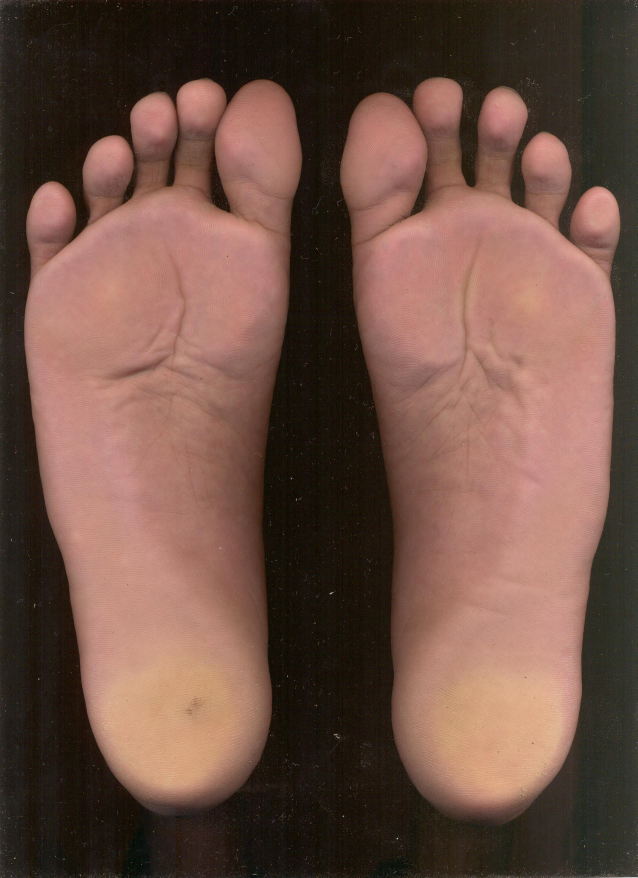
#> input picture img/test/1-3.jpg, 2550 x 3510 px (shown at 1/4 size)
$ python inspect_image.py ../../img/test/1-3.jpg
#> lines starting #> are read from the running program, lines starting #| are printed output that depends on the picture
### src/features/denoise.py
from __future__ import annotations

from dataclasses import dataclass
from typing import Callable

import numpy as np
from scipy.ndimage import median_filter
from scipy.signal import wiener


FilterFn = Callable[[np.ndarray], np.ndarray]


@dataclass(frozen=True)
class FilterbankConfig:
    use_bm3d: bool = True


def _ensure_float32(channel: np.ndarray) -> np.ndarray:
    array = np.asarray(channel, dtype=np.float32)
    if array.ndim != 2:
        raise ValueError("Expected a 2D single-channel image")
    return np.clip(array, 0.0, 1.0).astype(np.float32, copy=False)


def _finalize(channel: np.ndarray) -> np.ndarray:
    return np.clip(np.nan_to_num(channel, nan=0.0, posinf=1.0, neginf=0.0), 0.0, 1.0).astype(np.float32, copy=False)


def denoise_lpa_ici(channel: np.ndarray) -> np.ndarray:
    channel = _ensure_float32(channel)
    try:
        from bm3d import bm3d
    except ImportError as exc:
        raise ImportError("bm3d is required for the LPA-ICI filter. Install it with `pip install bm3d`.") from exc

    denoised = bm3d(channel, sigma_psd=0.02)
    return _finalize(np.asarray(denoised, dtype=np.float32))


def denoise_median3(channel: np.ndarray) -> np.ndarray:
    channel = _ensure_float32(channel)
    return _finalize(median_filter(channel, size=3).astype(np.float32, copy=False))


def denoise_wiener3(channel: np.ndarray) -> np.ndarray:
    channel = _ensure_float32(channel)
    return _finalize(wiener(channel, mysize=3).astype(np.float32, copy=False))


def denoise_wiener5(channel: np.ndarray) -> np.ndarray:
    channel = _ensure_float32(channel)
    return _finalize(wiener(channel, mysize=5).astype(np.float32, copy=False))


def get_filterbank(config: FilterbankConfig | None = None) -> list[tuple[str, FilterFn]]:
    cfg = config or FilterbankConfig()
    filterbank: list[tuple[str, FilterFn]] = []
    if cfg.use_bm3d:
        filterbank.append(("lpa_ici", denoise_lpa_ici))
    filterbank.extend(
        [
            ("median3", denoise_median3),
            ("wiener3", denoise_wiener3),
            ("wiener5", denoise_wiener5),
        ]
    )
    return filterbank


def apply_filterbank_rgb(
    image_rgb: np.ndarray,
    config: FilterbankConfig | None = None,
) -> list[tuple[str, np.ndarray]]:
    image_rgb = np.asarray(image_rgb, dtype=np.float32)
    if image_rgb.ndim != 3 or image_rgb.shape[2] != 3:
        raise ValueError("Expected image_rgb with shape (H, W, 3)")

    outputs: list[tuple[str, np.ndarray]] = []
    for filter_name, filter_fn in get_filterbank(config):
        denoised = np.empty_like(image_rgb, dtype=np.float32)
        for channel_index in range(3):
            denoised[:, :, channel_index] = filter_fn(image_rgb[:, :, channel_index])
        outputs.append((filter_name, denoised.astype(np.float32, copy=False)))
    return outputs

### src/experiments/inspect_image.py
from __future__ import annotations

import argparse
from pathlib import Path
import sys

import numpy as np
from PIL import Image


if __package__ is None or __package__ == "":
	sys.path.append(str(Path(__file__).resolve().parents[2]))

from src.config import ExperimentConfig
from src.features.denoise import FilterbankConfig, apply_filterbank_rgb
from src.features.pipeline import extract_204d_features_from_image


def _load_image_as_rgb_float(image_path: Path) -> np.ndarray:
	image = Image.open(image_path).convert("RGB")
#> image is the input picture: PIL image 2550x3510 RGB; mean R, G, B 110, 79.8, 68.2
	return np.asarray(image, dtype=np.float64) / 255.0


def _residual_to_display(residual_rgb: np.ndarray) -> np.ndarray:
	# Collapse RGB residuals into a single magnitude map for easier inspection.
	return np.mean(np.abs(residual_rgb), axis=2)


def inspect_image(image_path: Path, output_path: Path | None = None) -> None:
	try:
		import matplotlib.pyplot as plt
	except Exception as exc:
		raise RuntimeError(
			"matplotlib is required for visualization. Run this inside the project venv or install the plotting dependencies."
		) from exc

	cfg = ExperimentConfig()
	image_rgb = _load_image_as_rgb_float(image_path)
	denoised_variants = apply_filterbank_rgb(image_rgb, config=FilterbankConfig())
#> the loop in apply_filterbank_rgb, `for filter_name, filter_fn in get_filterbank(config):` made 1 pass
#> pass 1, in _ensure_float32, `array = np.asarray(channel, dtype=np.float32)`:
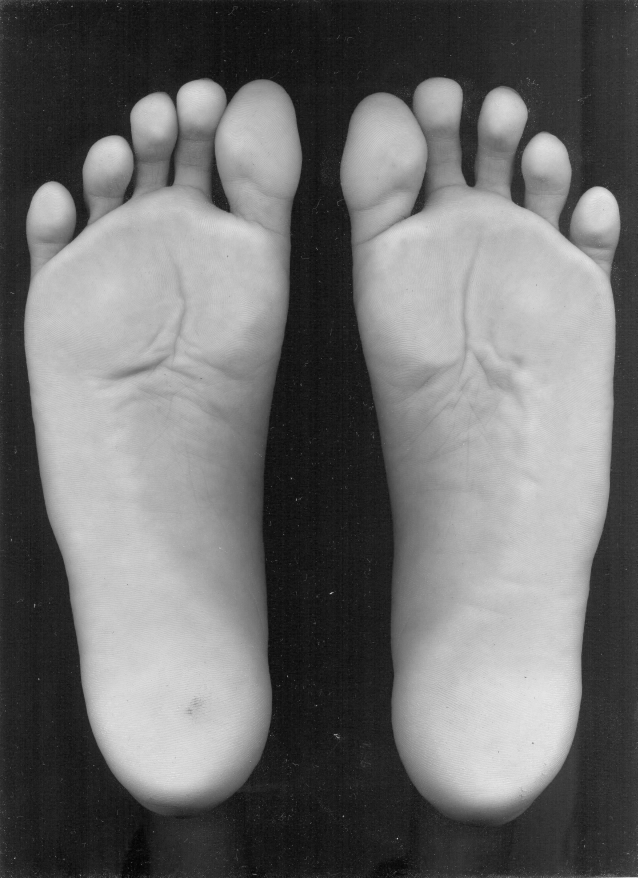
#> array: shape (3510, 2550) float32 (shown at 1/4 size); min 0, max 1, mean 0.431
#> after the loop in apply_filterbank_rgb, `for filter_name, filter_fn in get_filterbank(config):`: denoised: shape (3510, 2550, 3) float32; every value is 0
#> after the loop in apply_filterbank_rgb, `for filter_name, filter_fn in get_filterbank(config):`: outputs = []
	features_204d, filter_names = extract_204d_features_from_image(image_rgb)

	print(f"Image: {image_path}")
	print(f"Image shape: {image_rgb.shape}")
	print(f"Active filters: {', '.join(filter_names)}")
	print(f"Feature vector shape: {features_204d.shape}")
	print("First 15 features:")
	print(np.array2string(features_204d[:15], precision=6, separator=", "))

	columns = 1 + len(denoised_variants)
	fig, axes = plt.subplots(2, columns, figsize=(4 * columns, 8), constrained_layout=True)
	if columns == 1:
		axes = np.array([[axes[0]], [axes[1]]])

	axes[0, 0].imshow(image_rgb)
	axes[0, 0].set_title("Original")
	axes[0, 0].axis("off")

	axes[1, 0].imshow(_residual_to_display(image_rgb - np.mean(image_rgb, axis=2, keepdims=True)), cmap="gray")
	axes[1, 0].set_title("Original luminance residual")
	axes[1, 0].axis("off")

	for idx, (filter_name, denoised_rgb) in enumerate(denoised_variants.items(), start=1):
		residual_rgb = image_rgb - denoised_rgb
		residual_map = _residual_to_display(residual_rgb)

		axes[0, idx].imshow(np.clip(denoised_rgb, 0.0, 1.0))
		axes[0, idx].set_title(f"Denoised: {filter_name}")
		axes[0, idx].axis("off")

		axes[1, idx].imshow(residual_map, cmap="magma")
		axes[1, idx].set_title(f"Residual: {filter_name}")
		axes[1, idx].axis("off")

	fig.suptitle(
		f"Noise inspection | block size {cfg.block_height}x{cfg.block_width} only matters for large images",
		fontsize=12,
	)

	if output_path is not None:
		output_path.parent.mkdir(parents=True, exist_ok=True)
		fig.savefig(output_path, dpi=200)
		print(f"Saved visualization to: {output_path}")

	plt.show()


def main() -> None:
	parser = argparse.ArgumentParser(description="Inspect scanner noise extraction for one image")
	parser.add_argument("image_path", type=Path, help="Path to the image to inspect")
	parser.add_argument(
		"--output",
		type=Path,
		default=None,
		help="Optional path to save the visualization PNG",
	)
	args = parser.parse_args()

	if not args.image_path.exists():
		raise FileNotFoundError(f"Image not found: {args.image_path}")

	inspect_image(args.image_path, args.output)
#> (the call stopped at in denoise_lpa_ici, `denoised = bm3d(channel, sigma_psd=0.02)`: bm3d is not available in this run)


if __name__ == "__main__":
	main()
